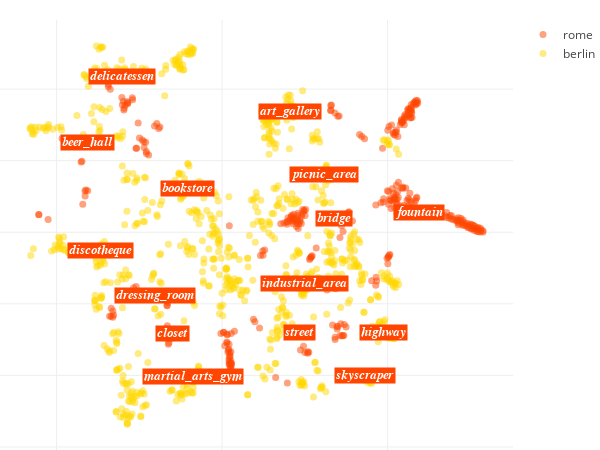

The code cell stored with this chart in its notebook:
### Code cell
locations_scatter(city_data, opposite_city_data)

### Figure 1 — Plotly figure (JSON) as saved in the notebook; plotly's stock layout.template omitted (floating-point values rounded to 4 significant figures; data arrays with more than 128 entries replaced by an {"elided": "..."} marker saying what was removed)
{"data": [{"hoverinfo": "text", "marker": {"color": "orangered", "opacity": 0.5, "size": 7}, "mode": "markers", "name": "rome", "text": {"elided": "371 str values"}, "type": "scatter", "uid": "dbedf8ee-58ab-11e9-be71-3c15c2cf2370", "x": {"elided": "371 float values"}, "y": {"elided": "371 float values"}}, {"hoverinfo": "text", "marker": {"color": "gold", "opacity": 0.5, "size": 7}, "mode": "markers", "name": "berlin", "text": {"elided": "825 str values"}, "type": "scatter", "uid": "dbee0962-58ab-11e9-b517-3c15c2cf2370", "x": {"elided": "825 float values"}, "y": {"elided": "825 float values"}}], "layout": {"annotations": [{"bgcolor": "orangered", "font": {"color": "white", "family": "arial", "size": 12.5}, "opacity": 1, "showarrow": false, "text": "<i><b>closet", "x": -14.94, "xanchor": "center", "y": -28.21}, {"bgcolor": "orangered", "font": {"color": "white", "family": "arial", "size": 12.5}, "opacity": 1, "showarrow": false, "text": "<i><b>highway", "x": 48.88, "xanchor": "center", "y": -27.99}, {"bgcolor": "orangered", "font": {"color": "white", "family": "arial", "size": 12.5}, "opacity": 1, "showarrow": false, "text": "<i><b>skyscraper", "x": 43.14, "xanchor": "center", "y": -39.97}, {"bgcolor": "orangered", "font": {"color": "white", "family": "arial", "size": 12.5}, "opacity": 1, "showarrow": false, "text": "<i><b>bookstore", "x": -10.44, "xanchor": "center", "y": 12.11}, {"bgcolor": "orangered", "font": {"color": "white", "family": "arial", "size": 12.5}, "opacity": 1, "showarrow": false, "text": "<i><b>art_gallery", "x": 20.51, "xanchor": "center", "y": 33.68}, {"bgcolor": "orangered", "font": {"color": "white", "family": "arial", "size": 12.5}, "opacity": 1, "showarrow": false, "text": "<i><b>delicatessen", "x": -30.21, "xanchor": "center", "y": 43.47}, {"bgcolor": "orangered", "font": {"color": "white", "family": "arial", "size": 12.5}, "opacity": 1, "showarrow": false, "text": "<i><b>industrial_area", "x": 24.77, "xanchor": "center", "y": -14.33}, {"bgcolor": "orangered", "font": {"color": "white", "family": "arial", "size": 12.5}, "opacity": 1, "showarrow": false, "text": "<i><b>beer_hall", "x": -40.8, "xanchor": "center", "y": 24.95}, {"bgcolor": "orangered", "font": {"color": "white", "family": "arial", "size": 12.5}, "opacity": 1, "showarrow": false, "text": "<i><b>street", "x": 23.52, "xanchor": "center", "y": -27.99}, {"bgcolor": "orangered", "font": {"color": "white", "family": "arial", "size": 12.5}, "opacity": 1, "showarrow": false, "text": "<i><b>dressing_room", "x": -20.22, "xanchor": "center", "y": -17.66}, {"bgcolor": "orangered", "font": {"color": "white", "family": "arial", "size": 12.5}, "opacity": 1, "showarrow": false, "text": "<i><b>fountain", "x": 59.61, "xanchor": "center", "y": 5.444}, {"bgcolor": "orangered", "font": {"color": "white", "family": "arial", "size": 12.5}, "opacity": 1, "showarrow": false, "text": "<i><b>discotheque", "x": -36.66, "xanchor": "center", "y": -5.138}, {"bgcolor": "orangered", "font": {"color": "white", "family": "arial", "size": 12.5}, "opacity": 1, "showarrow": false, "text": "<i><b>bridge", "x": 33.73, "xanchor": "center", "y": 3.752}, {"bgcolor": "orangered", "font": {"color": "white", "family": "arial", "size": 12.5}, "opacity": 1, "showarrow": false, "text": "<i><b>martial_arts_gym", "x": -8.724, "xanchor": "center", "y": -40.38}, {"bgcolor": "orangered", "font": {"color": "white", "family": "arial", "size": 12.5}, "opacity": 1, "showarrow": false, "text": "<i><b>picnic_area", "x": 30.93, "xanchor": "center", "y": 16.22}], "height": 450, "hovermode": "closest", "margin": {"b": 0, "l": 0, "r": 30, "t": 20}, "width": 600, "xaxis": {"showticklabels": false, "zeroline": false}, "yaxis": {"showticklabels": false, "zeroline": false}}}
